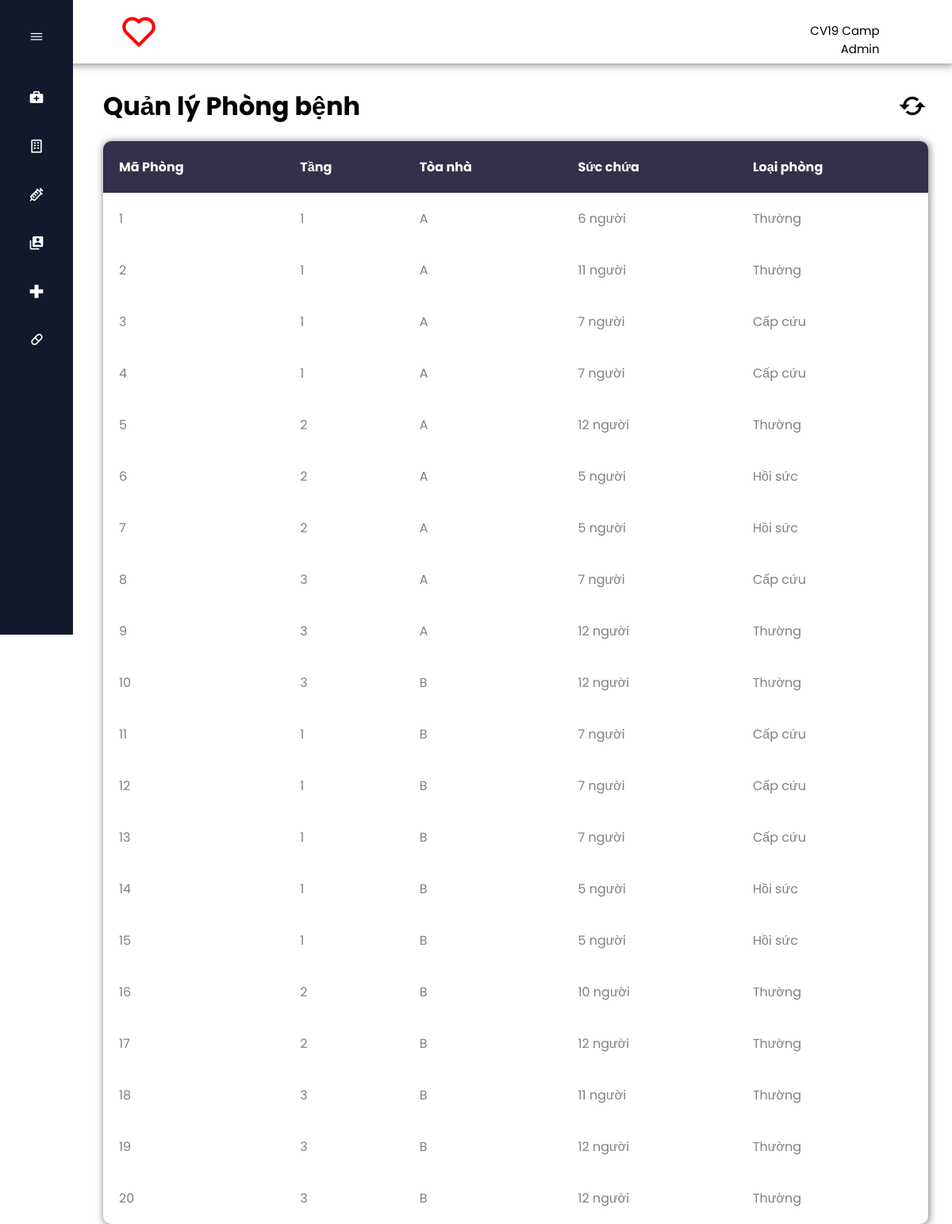
The app's page /1csdlnangcao/Phong.php with its own data.
### tables this page shows
CREATE TABLE `phong` (
  `MaPhong` int(6) NOT NULL,
  `tang` int(2) DEFAULT NULL,
  `loaiphong` varchar(10) DEFAULT NULL,
  `toanha` varchar(3) DEFAULT NULL,
  `succhua` int(2) DEFAULT NULL
);

### 1csdlnangcao/mvc/Models/DBConfig.php (called while the page is built, shortened)
<?php
    class Database{
        private $hostname = 'localhost';
        private $username = 'root';
        private $password = '';
        private $dbname = 'testdb';
        private $conn = null;
        private $result = null;
        public function connect(){
            $this->conn = new mysqli($this->hostname, $this->username, $this->password, $this->dbname);
            if(!$this->conn){
                echo "Failed to connect database";
                exit();
            }
            else{
                mysqli_set_charset($this->conn, "utf8");
            }
            return $this->conn;
        }
        public function execute($sql){
            $this->result = $this->conn->query($sql);
            return $this->result;
        }
        public function getData(){
            if($this->result){
                $data = mysqli_fetch_array($this->result);
            }
            else{
                $data = 0;
            }
            return $data;
        }
    }
?>

### 1csdlnangcao/Phong.php (the view, shortened to what this page needs)
<!DOCTYPE html>
<html lang="en">
<head>
    <link href='https://unpkg.com/boxicons@2.1.4/css/boxicons.min.css' rel='stylesheet'>
    <link rel="stylesheet" href="./css/style-homepage.css">
    <link rel="stylesheet" href="https://cdnjs.cloudflare.com/ajax/libs/remixicon/3.4.0/remixicon.css">
</head>
<body>
    <?php
    include("./include/header.php");
    include("./mvc/Models/DBConfig.php");
    $db = new Database;
    $db->connect();
    $sql = "SELECT * FROM phong";
    $result = $db->execute($sql);
    ?>
    <div class="home_content">
        <div class="header-title">
            <h1>Quản lý Phòng bệnh</h1>
            <i class='bx bx-refresh' onclick="refreshPages()"></i>
        </div>
        <div class="table-BN">
            <table>
                <tr class="tr-title">
                    <th>Mã Phòng</th>
                    <th>Tầng</th>
                    <th>Tòa nhà</th>
                    <th>Sức chứa</th>
                    <th>Loại phòng</th>
                </tr>
                <?php
                if ($result){
                        while ($row = $db->getData()) {
                ?>
                <tr class="data-table">
                    <td><?php echo $row['MaPhong'] ?></td>
                    <td><?php echo $row['tang'] ?></td>
                    <td><?php echo $row['toanha'] ?></td>
                    <td><?php echo $row['succhua'] ?> người</td>
                    <td>
                        <?php
                        if($row['loaiphong'] == "HS"){
                            echo ("Hồi sức");
                        } else if ($row['loaiphong'] == "CC"){
                            echo ("Cấp cứu");
                        } else if ($row["loaiphong"] == "PT"){
                            echo ("Thường");
                        }
                        ?>
                    </td>
                </tr>
                <?php
                        }
                    }
                ?>
            </table>
        </div>
    </div>
</body>
</html>

### 1csdlnangcao/css/style-homepage.css (style rules this page uses)
:root { --nav-width: 92px; --first-color: #0C5DF4; --bg-color: #12192C; --sub-color: #B6CEFC; --white-color: #FFF; --body-font: 'Poppins', sans-serif; --normal-font-size: 1rem; --small-font-size: .875rem; --z-fixed: 100; }
* { margin: 0px; padding: 0px; box-sizing: border-box; }
body, html { height: 100%; position: relative; font-family: var(--body-font); }
.home_content { position: absolute; height: 100%; width: calc(100% - 100px); left: 100px; transition: all .5s ease; padding: 30px; z-index: 9; }
.header-title { display: flex; justify-content: space-between; align-items: center; }
.header-title .bx-refresh { font-size: 40px; cursor: pointer; }
table { font-family: var(--body-font); border-radius: 10px; box-shadow: 1px 1px 10px 1px #888888; text-align: left; overflow: hidden; }
table .tr-title { background-color: #362F4B; border-radius: 50px; color: white; }
table, td, th { margin-top: 20px; padding: 20px; }
table { width: 100%; border-collapse: collapse; margin: 20px 0; }
tr { color: #808080; }

### records on screen
phong: MaPhong "1", tang "1", toanha "A", succhua "6", loaiphong "Thường"
phong: MaPhong "2", tang "1", toanha "A", succhua "11", loaiphong "Thường"
phong: MaPhong "3", tang "1", toanha "A", succhua "7", loaiphong "Cấp cứu"
phong: MaPhong "4", tang "1", toanha "A", succhua "7", loaiphong "Cấp cứu"
phong: MaPhong "5", tang "2", toanha "A", succhua "12", loaiphong "Thường"
phong: MaPhong "6", tang "2", toanha "A", succhua "5", loaiphong "Hồi sức"
phong: MaPhong "7", tang "2", toanha "A", succhua "5", loaiphong "Hồi sức"
phong: MaPhong "8", tang "3", toanha "A", succhua "7", loaiphong "Cấp cứu"
phong: MaPhong "9", tang "3", toanha "A", succhua "12", loaiphong "Thường"
phong: MaPhong "10", tang "3", toanha "B", succhua "12", loaiphong "Thường"
phong: MaPhong "11", tang "1", toanha "B", succhua "7", loaiphong "Cấp cứu"
phong: MaPhong "12", tang "1", toanha "B", succhua "7", loaiphong "Cấp cứu"
phong: MaPhong "13", tang "1", toanha "B", succhua "7", loaiphong "Cấp cứu"
phong: MaPhong "14", tang "1", toanha "B", succhua "5", loaiphong "Hồi sức"
phong: MaPhong "15", tang "1", toanha "B", succhua "5", loaiphong "Hồi sức"
phong: MaPhong "16", tang "2", toanha "B", succhua "10", loaiphong "Thường"
phong: MaPhong "17", tang "2", toanha "B", succhua "12", loaiphong "Thường"
phong: MaPhong "18", tang "3", toanha "B", succhua "11", loaiphong "Thường"
phong: MaPhong "19", tang "3", toanha "B", succhua "12", loaiphong "Thường"
phong: MaPhong "20", tang "3", toanha "B", succhua "12", loaiphong "Thường"
